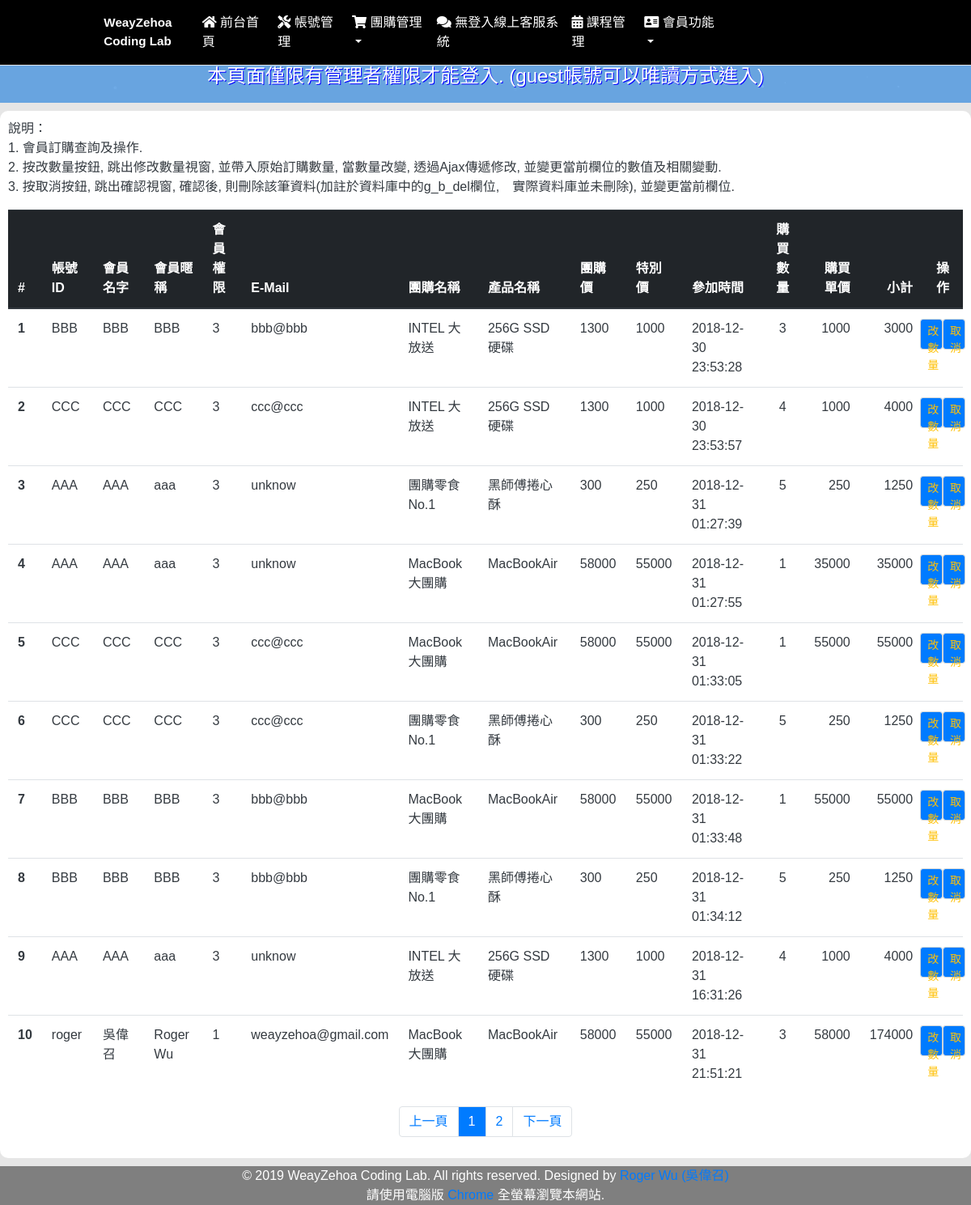
The page /?menu=2&g=gbuy_buyer (signed in) on the database as committed earlier.
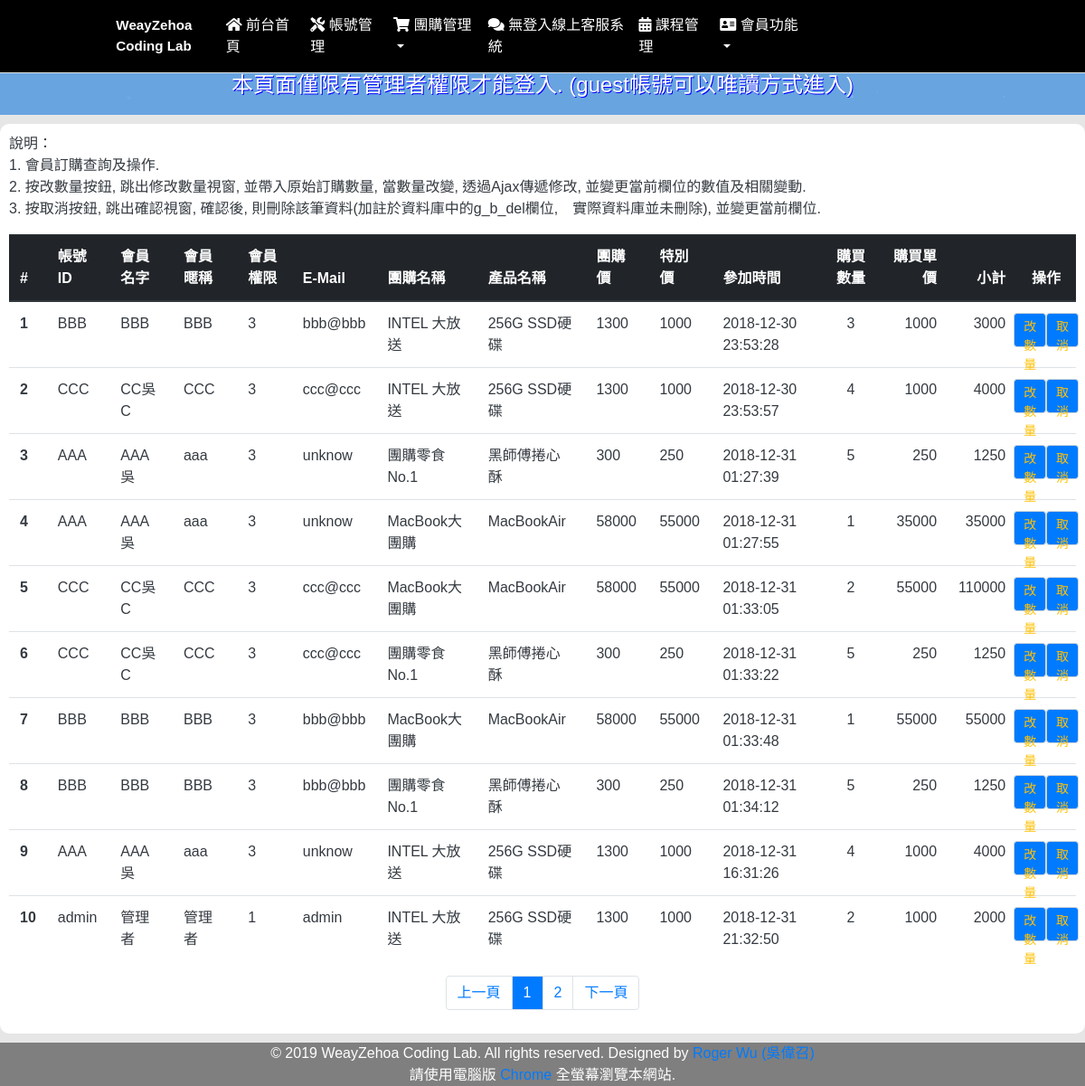
The same page on the database as committed later.
### tables this page shows
CREATE TABLE `player` (
  `p_seq` int(10) UNSIGNED NOT NULL COMMENT '索引',
  `p_id` text NOT NULL COMMENT '帳號',
  `p_pw` text NOT NULL COMMENT '密碼',
  `p_name` text NOT NULL COMMENT '姓名',
  `p_nick` text NOT NULL COMMENT '暱稱',
  `p_sex` int(1) NOT NULL COMMENT '性別',
  `p_email` text NOT NULL COMMENT '電子郵件',
  `p_permit` int(1) NOT NULL COMMENT '權限',
  `p_ctime` datetime NOT NULL COMMENT '創立時間',
  `p_del` int(1) NOT NULL COMMENT '刪除'
);

CREATE TABLE `gbuy` (
  `g_seq` int(11) NOT NULL,
  `g_p_id` int(11) NOT NULL COMMENT '發起人',
  `g_name` text NOT NULL COMMENT '名稱',
  `g_pname` text NOT NULL COMMENT '產品名稱',
  `g_pic` text NOT NULL COMMENT '圖片檔名',
  `g_con` text NOT NULL COMMENT '說明',
  `g_oprice` int(11) NOT NULL COMMENT '原價',
  `g_gprice` int(11) NOT NULL COMMENT '團購價',
  `g_sprice` int(11) NOT NULL COMMENT '特惠價',
  `g_onum` int(11) NOT NULL COMMENT '限量',
  `g_rnum` int(11) NOT NULL COMMENT '剩餘數量',
  `g_stime` date NOT NULL COMMENT '開始時間',
  `g_endtime` date NOT NULL COMMENT '結束時間',
  `g_close` int(1) NOT NULL COMMENT '結案否',
  `g_del` int(1) NOT NULL COMMENT '刪除否'
);

CREATE TABLE `gbuy_buyer` (
  `g_b_seq` int(11) NOT NULL,
  `g_b_pno` int(11) NOT NULL COMMENT '團購編號',
  `g_b_buyer` int(11) NOT NULL COMMENT '購買者編號',
  `g_b_num` int(11) NOT NULL COMMENT '數量',
  `g_b_price` int(11) NOT NULL COMMENT '單價',
  `g_b_total` int(11) NOT NULL COMMENT '總計',
  `g_b_time` datetime NOT NULL COMMENT '參加時間',
  `g_b_del` int(1) NOT NULL COMMENT '刪除否'
);

### admin/admin_gbuy_buyer.php (the view, shortened to what the changed rows need)
<?php
    $sql = "SELECT * from player a, gbuy b, gbuy_buyer c where c.g_b_buyer = a.p_seq and c.g_b_pno = b.g_seq and c.g_b_del = 0 ";
    $ro3 = mysqli_query($link,$sql);
    $total = mysqli_num_rows($ro3);
    $page_cnt = 10;
    $page_total = ceil($total / $page_cnt);
    $page_now = 1;
    $page_open = ($page_now - 1) * $page_cnt;
    $sql = "SELECT * from player a, gbuy b, gbuy_buyer c where c.g_b_buyer = a.p_seq and c.g_b_pno = b.g_seq and c.g_b_del = 0 limit ".$page_open.",".$page_cnt;
    $ro2 = mysqli_query($link, $sql);
    $row2 = mysqli_fetch_assoc($ro2);
    $no = 1;
?>
<div class="container-fiuld myconbg">
    <div class="row">
        <div class="col-12">
            <div class="bg-white text-dark mycol">
                <div class="row">
                    <div class="col-12">
                        <table class="table table-hover">
                            <thead class="thead-dark">
                                <tr>
                                <th scope="col">#</th>
                                <th scope="col">帳號ID</th>
                                <th scope="col">會員名字</th>
                                <th scope="col">會員暱稱</th>
                                <th scope="col">會員權限</th>
                                <th scope="col">E-Mail</th>
                                <th scope="col">團購名稱</th>
                                <th scope="col">產品名稱</th>
                                <th scope="col">團購價</th>
                                <th scope="col">特別價</th>
                                <th scope="col">參加時間</th>
                                <th scope="col" class="text-center">購買數量</th>
                                <th scope="col" class="text-right">購買單價</th>
                                <th scope="col" class="text-right">小計</th>
                                <th scope="col" class="text-center">操作</th>
                                </tr>
                            </thead>
                            <tbody>
                                <?php do{ ?>
                                <tr>
                                <th scope="row"><?php  echo $no; $no++ ;?></th>
                                <td><?=$row2['p_id']?></td>
                                <td><?=$row2['p_name']?></td>
                                <td><?=$row2['p_nick']?></td>
                                <td><?=$row2['p_permit']?></td>
                                <td><?=$row2['p_email']?></td>
                                <td><?=$row2['g_name']?></td>
                                <td><?=$row2['g_pname']?></td>
                                <td><?=$row2['g_gprice']?></td>
                                <td><?=$row2['g_sprice']?></td>
                                <td><?=$row2['g_b_time']?></td>
                                <td class="text-center"><?=$row2['g_b_num']?></td>
                                <td class="text-right"><?=$row2['g_b_price']?></td>
                                <td class="text-right"><?=$row2['g_b_total']?></td>
                                <td>
                                <div class="row">
                                <button onclick="admin_gb_change('<?=$_SESSION['id']?>','<?=$_SESSION['permit']?>','<?=$row2['p_id']?>','<?=$row2['g_seq']?>','<?=$row2['g_b_num']?>')" type="button" class="col-6 form-control bg-primary text-warning btn-sm">改數量</button>
                                <button onclick="admin_order_cancel('<?=$_SESSION['id']?>','<?=$_SESSION['permit']?>','<?=$row2['p_id']?>','<?=$row2['g_seq']?>')" type="button" class="col-6 form-control bg-primary text-warning btn-sm">取消</button>
                                </div>
                                </td>
                                </tr>
                                <?php }while($row2 = mysqli_fetch_assoc($ro2)); ?>
                            </tbody>
                        </table>
                        <div>
                            <nav aria-label="Page navigation example">
                                <ul class="pagination justify-content-center">
                                <?php for ($i=1;$i<=$page_total;$i++){
                                        if ($i == $page_now) {
                                            echo'<li class="page-item"><a class="page-link text-white bg-primary" href="?menu=2&g=gbuy_buyer&page='.$i.'">'.$i.'</a></li>';
                                        }else{
                                            echo'<li class="page-item"><a class="page-link" href="?menu=2&g=gbuy_buyer&page='.$i.'">'.$i.'</a></li>';
                                        }
                                    }?>
                                </ul>
                            </nav>
                        </div>
                    </div>
                </div>
            </div>
        </div>
    </div>
</div>

Rows that differ between the two databases and show on the page:
no longer on this page (row unchanged): player: p "roger", p_name "吳偉召", p_nick "Roger Wu", p_permit "1", p_email "weayzehoa@gmail.com", gbuy.g_name "MacBook大團購", gbuy.g_pname "MacBookAir", gbuy.g_gprice "58000", gbuy.g_sprice "55000", gbuy_buyer.g_b_time "2018-12-31 21:51:21", gbuy_buyer.g_b_num "3", gbuy_buyer.g_b_price "58000", gbuy_buyer.g_b_total "174000"
changed player "CCC": p_name "CCC" → "CC吳C"; gbuy_buyer.g_b_num "1" → "2"; gbuy_buyer.g_b_total "55000" → "110000"
changed player "AAA": p_name "AAA" → "AAA吳"
now on this page (row unchanged): player: p "admin", p_name "管理者", p_nick "管理者", p_permit "1", p_email "admin", gbuy.g_name "INTEL 大放送", gbuy.g_pname "256G SSD硬碟", gbuy.g_gprice "1300", gbuy.g_sprice "1000", gbuy_buyer.g_b_time "2018-12-31 21:32:50", gbuy_buyer.g_b_num "2", gbuy_buyer.g_b_price "1000", gbuy_buyer.g_b_total "2000"
